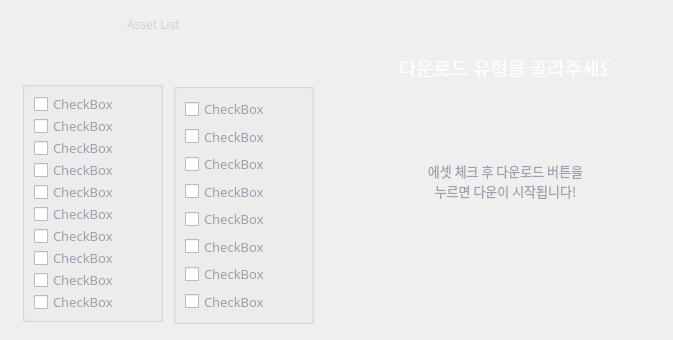
<?xml version="1.0" encoding="UTF-8"?>
<ui version="4.0">
 <class>Form</class>
 <widget class="QWidget" name="Form">
  <property name="geometry">
   <rect>
    <x>0</x>
    <y>0</y>
    <width>673</width>
    <height>340</height>
   </rect>
  </property>
  <property name="windowTitle">
   <string>Form</string>
  </property>
  <widget class="QLabel" name="label_bg">
   <property name="geometry">
    <rect>
     <x>1</x>
     <y>-15</y>
     <width>691</width>
     <height>371</height>
    </rect>
   </property>
   <property name="text">
    <string/>
   </property>
   <property name="pixmap">
    <pixmap>../../../../nas/spirit/asset_project/source/popup_source/bg.png</pixmap>
   </property>
  </widget>
  <widget class="QGroupBox" name="verticalGroupBox_2">
   <property name="geometry">
    <rect>
     <x>22</x>
     <y>81</y>
     <width>141</width>
     <height>241</height>
    </rect>
   </property>
   <layout class="QVBoxLayout" name="verticalLayout_2">
    <item>
     <widget class="QCheckBox" name="checkBox_10">
      <property name="enabled">
       <bool>true</bool>
      </property>
      <property name="font">
       <font>
        <family>Pretendard Thin</family>
        <pointsize>10</pointsize>
       </font>
      </property>
      <property name="styleSheet">
       <string notr="true">color : #9CA0AC;
</string>
      </property>
      <property name="text">
       <string>CheckBox</string>
      </property>
      <property name="checkable">
       <bool>false</bool>
      </property>
      <property name="checked">
       <bool>false</bool>
      </property>
     </widget>
    </item>
    <item>
     <widget class="QCheckBox" name="checkBox_11">
      <property name="font">
       <font>
        <family>Pretendard Thin</family>
        <pointsize>10</pointsize>
       </font>
      </property>
      <property name="styleSheet">
       <string notr="true">color : #9CA0AC;
</string>
      </property>
      <property name="text">
       <string>CheckBox</string>
      </property>
     </widget>
    </item>
    <item>
     <widget class="QCheckBox" name="checkBox_12">
      <property name="font">
       <font>
        <family>Pretendard Thin</family>
        <pointsize>10</pointsize>
       </font>
      </property>
      <property name="styleSheet">
       <string notr="true">color : #9CA0AC;
</string>
      </property>
      <property name="text">
       <string>CheckBox</string>
      </property>
     </widget>
    </item>
    <item>
     <widget class="QCheckBox" name="checkBox_13">
      <property name="font">
       <font>
        <family>Pretendard Thin</family>
        <pointsize>10</pointsize>
       </font>
      </property>
      <property name="styleSheet">
       <string notr="true">color : #9CA0AC;
</string>
      </property>
      <property name="text">
       <string>CheckBox</string>
      </property>
     </widget>
    </item>
    <item>
     <widget class="QCheckBox" name="checkBox_14">
      <property name="font">
       <font>
        <family>Pretendard Thin</family>
        <pointsize>10</pointsize>
       </font>
      </property>
      <property name="styleSheet">
       <string notr="true">color : #9CA0AC;
</string>
      </property>
      <property name="text">
       <string>CheckBox</string>
      </property>
     </widget>
    </item>
    <item>
     <widget class="QCheckBox" name="checkBox_15">
      <property name="font">
       <font>
        <family>Pretendard Thin</family>
        <pointsize>10</pointsize>
       </font>
      </property>
      <property name="styleSheet">
       <string notr="true">color : #9CA0AC;
</string>
      </property>
      <property name="text">
       <string>CheckBox</string>
      </property>
     </widget>
    </item>
    <item>
     <widget class="QCheckBox" name="checkBox_16">
      <property name="font">
       <font>
        <family>Pretendard Thin</family>
        <pointsize>10</pointsize>
       </font>
      </property>
      <property name="styleSheet">
       <string notr="true">color : #9CA0AC;
</string>
      </property>
      <property name="text">
       <string>CheckBox</string>
      </property>
     </widget>
    </item>
    <item>
     <widget class="QCheckBox" name="checkBox_17">
      <property name="font">
       <font>
        <family>Pretendard Thin</family>
        <pointsize>10</pointsize>
       </font>
      </property>
      <property name="styleSheet">
       <string notr="true">color : #9CA0AC;
</string>
      </property>
      <property name="text">
       <string>CheckBox</string>
      </property>
     </widget>
    </item>
    <item>
     <widget class="QCheckBox" name="checkBox_19">
      <property name="font">
       <font>
        <family>Pretendard Thin</family>
        <pointsize>10</pointsize>
       </font>
      </property>
      <property name="styleSheet">
       <string notr="true">color : #9CA0AC;
</string>
      </property>
      <property name="text">
       <string>CheckBox</string>
      </property>
     </widget>
    </item>
    <item>
     <widget class="QCheckBox" name="checkBox_18">
      <property name="font">
       <font>
        <family>Pretendard Thin</family>
        <pointsize>10</pointsize>
       </font>
      </property>
      <property name="styleSheet">
       <string notr="true">color : #9CA0AC;
</string>
      </property>
      <property name="text">
       <string>CheckBox</string>
      </property>
     </widget>
    </item>
   </layout>
  </widget>
  <widget class="QLabel" name="label_7">
   <property name="geometry">
    <rect>
     <x>361</x>
     <y>240</y>
     <width>281</width>
     <height>71</height>
    </rect>
   </property>
   <property name="font">
    <font>
     <family>Pretendard Variable</family>
     <pointsize>10</pointsize>
    </font>
   </property>
   <property name="styleSheet">
    <string notr="true">color : #9CA0AC</string>
   </property>
   <property name="text">
    <string/>
   </property>
   <property name="pixmap">
    <pixmap>../../../../nas/spirit/asset_project/source/popup_source/down_btn.png</pixmap>
   </property>
   <property name="alignment">
    <set>Qt::AlignmentFlag::AlignCenter</set>
   </property>
   <property name="wordWrap">
    <bool>true</bool>
   </property>
  </widget>
  <widget class="QLabel" name="label_6">
   <property name="geometry">
    <rect>
     <x>400</x>
     <y>160</y>
     <width>211</width>
     <height>41</height>
    </rect>
   </property>
   <property name="font">
    <font>
     <family>Pretendard Variable</family>
     <pointsize>10</pointsize>
    </font>
   </property>
   <property name="styleSheet">
    <string notr="true">color : #9CA0AC</string>
   </property>
   <property name="text">
    <string>에셋 체크 후 다운로드 버튼을 
누르면 다운이 시작됩니다!</string>
   </property>
   <property name="alignment">
    <set>Qt::AlignmentFlag::AlignCenter</set>
   </property>
   <property name="wordWrap">
    <bool>true</bool>
   </property>
  </widget>
  <widget class="QGroupBox" name="verticalGroupBox">
   <property name="geometry">
    <rect>
     <x>173</x>
     <y>83</y>
     <width>141</width>
     <height>241</height>
    </rect>
   </property>
   <layout class="QVBoxLayout" name="verticalLayout">
    <item>
     <widget class="QCheckBox" name="checkBox_7">
      <property name="font">
       <font>
        <family>Pretendard Thin</family>
        <pointsize>10</pointsize>
       </font>
      </property>
      <property name="styleSheet">
       <string notr="true">color : #9CA0AC;
</string>
      </property>
      <property name="text">
       <string>CheckBox</string>
      </property>
     </widget>
    </item>
    <item>
     <widget class="QCheckBox" name="checkBox_5">
      <property name="font">
       <font>
        <family>Pretendard Thin</family>
        <pointsize>10</pointsize>
       </font>
      </property>
      <property name="styleSheet">
       <string notr="true">color : #9CA0AC;
</string>
      </property>
      <property name="text">
       <string>CheckBox</string>
      </property>
     </widget>
    </item>
    <item>
     <widget class="QCheckBox" name="checkBox_20">
      <property name="font">
       <font>
        <family>Pretendard Thin</family>
        <pointsize>10</pointsize>
       </font>
      </property>
      <property name="styleSheet">
       <string notr="true">color : #9CA0AC;
</string>
      </property>
      <property name="text">
       <string>CheckBox</string>
      </property>
     </widget>
    </item>
    <item>
     <widget class="QCheckBox" name="checkBox_6">
      <property name="font">
       <font>
        <family>Pretendard Thin</family>
        <pointsize>10</pointsize>
       </font>
      </property>
      <property name="styleSheet">
       <string notr="true">color : #9CA0AC;
</string>
      </property>
      <property name="text">
       <string>CheckBox</string>
      </property>
     </widget>
    </item>
    <item>
     <widget class="QCheckBox" name="checkBox_2">
      <property name="font">
       <font>
        <family>Pretendard Thin</family>
        <pointsize>10</pointsize>
       </font>
      </property>
      <property name="styleSheet">
       <string notr="true">color : #9CA0AC;
</string>
      </property>
      <property name="text">
       <string>CheckBox</string>
      </property>
     </widget>
    </item>
    <item>
     <widget class="QCheckBox" name="checkBox_9">
      <property name="font">
       <font>
        <family>Pretendard Thin</family>
        <pointsize>10</pointsize>
       </font>
      </property>
      <property name="styleSheet">
       <string notr="true">color : #9CA0AC;
</string>
      </property>
      <property name="text">
       <string>CheckBox</string>
      </property>
     </widget>
    </item>
    <item>
     <widget class="QCheckBox" name="checkBox_3">
      <property name="font">
       <font>
        <family>Pretendard Thin</family>
        <pointsize>10</pointsize>
       </font>
      </property>
      <property name="styleSheet">
       <string notr="true">color : #9CA0AC;
</string>
      </property>
      <property name="text">
       <string>CheckBox</string>
      </property>
     </widget>
    </item>
    <item>
     <widget class="QCheckBox" name="checkBox_8">
      <property name="font">
       <font>
        <family>Pretendard Thin</family>
        <pointsize>10</pointsize>
       </font>
      </property>
      <property name="styleSheet">
       <string notr="true">color : #9CA0AC;
</string>
      </property>
      <property name="text">
       <string>CheckBox</string>
      </property>
     </widget>
    </item>
   </layout>
  </widget>
  <widget class="QLabel" name="label_5">
   <property name="geometry">
    <rect>
     <x>433</x>
     <y>100</y>
     <width>139</width>
     <height>28</height>
    </rect>
   </property>
   <property name="font">
    <font>
     <family>Pretendard Variable</family>
     <pointsize>14</pointsize>
    </font>
   </property>
   <property name="styleSheet">
    <string notr="true">color : #ffffff</string>
   </property>
   <property name="text">
    <string/>
   </property>
   <property name="pixmap">
    <pixmap>../../../../nas/spirit/asset_project/source/popup_source/reference_toggle.png</pixmap>
   </property>
  </widget>
  <widget class="QLabel" name="label_4">
   <property name="geometry">
    <rect>
     <x>399</x>
     <y>57</y>
     <width>211</width>
     <height>20</height>
    </rect>
   </property>
   <property name="font">
    <font>
     <family>Pretendard Variable</family>
     <pointsize>14</pointsize>
    </font>
   </property>
   <property name="styleSheet">
    <string notr="true">color : #ffffff</string>
   </property>
   <property name="text">
    <string>다운로드 유형을 골라주세요</string>
   </property>
  </widget>
  <widget class="QLabel" name="label_2">
   <property name="geometry">
    <rect>
     <x>213</x>
     <y>38</y>
     <width>71</width>
     <height>41</height>
    </rect>
   </property>
   <property name="text">
    <string/>
   </property>
   <property name="pixmap">
    <pixmap>../../../../nas/spirit/asset_project/source/popup_source/down_list.png</pixmap>
   </property>
  </widget>
  <widget class="QLabel" name="label_3">
   <property name="geometry">
    <rect>
     <x>127</x>
     <y>15</y>
     <width>71</width>
     <height>19</height>
    </rect>
   </property>
   <property name="font">
    <font>
     <family>Pretendard Variable</family>
    </font>
   </property>
   <property name="styleSheet">
    <string notr="true">color:#D0D0D0</string>
   </property>
   <property name="text">
    <string>Asset List</string>
   </property>
  </widget>
  <widget class="QLabel" name="label">
   <property name="geometry">
    <rect>
     <x>49</x>
     <y>47</y>
     <width>81</width>
     <height>31</height>
    </rect>
   </property>
   <property name="font">
    <font>
     <family>Pretendard Variable</family>
     <pointsize>8</pointsize>
    </font>
   </property>
   <property name="styleSheet">
    <string notr="true">color:#a3a3a3</string>
   </property>
   <property name="text">
    <string/>
   </property>
   <property name="pixmap">
    <pixmap>../../../../nas/spirit/asset_project/source/popup_source/saved.png</pixmap>
   </property>
  </widget>
 </widget>
 <resources/>
 <connections/>
</ui>
